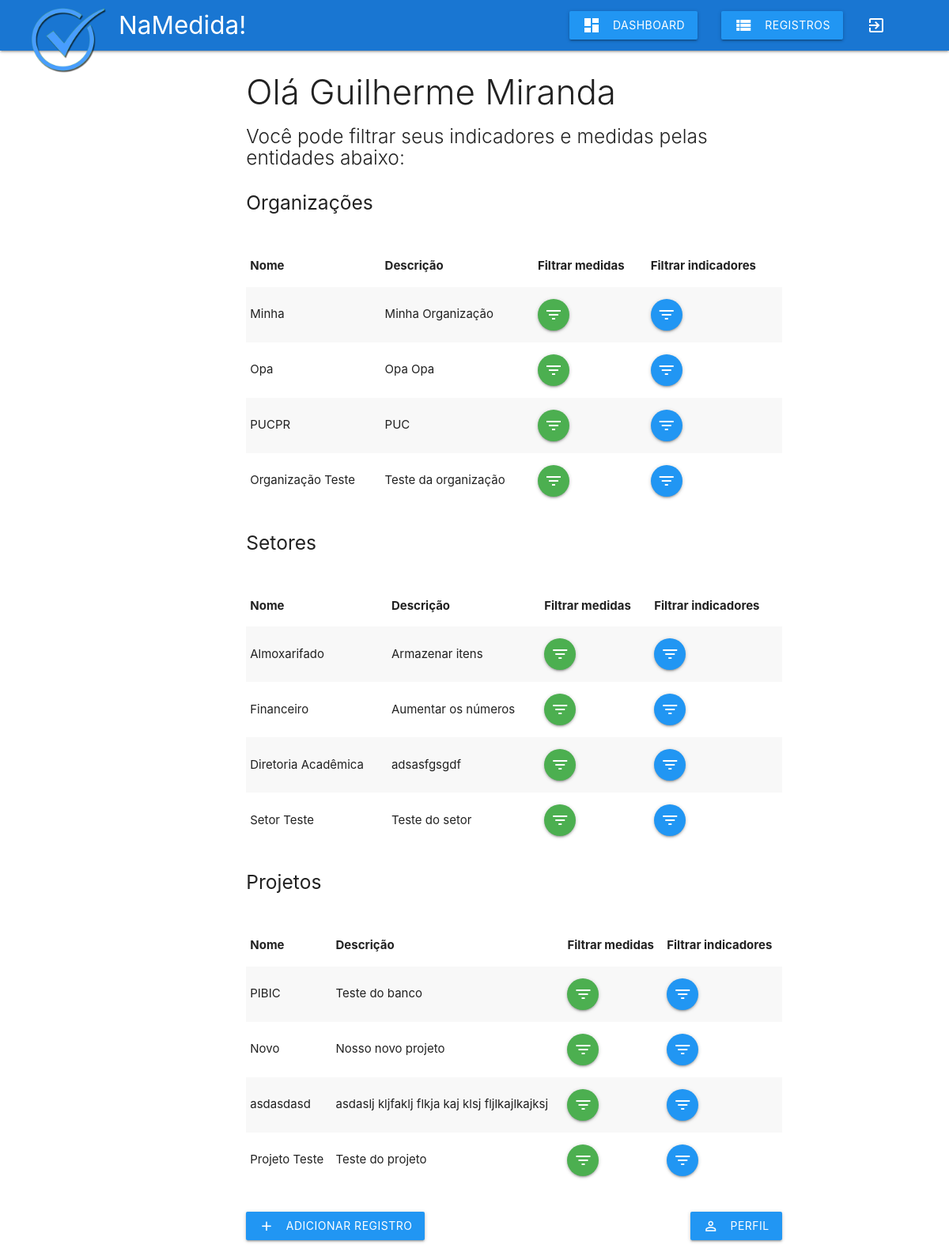
The page /php/dashboard.php (signed in) on the database as committed earlier.
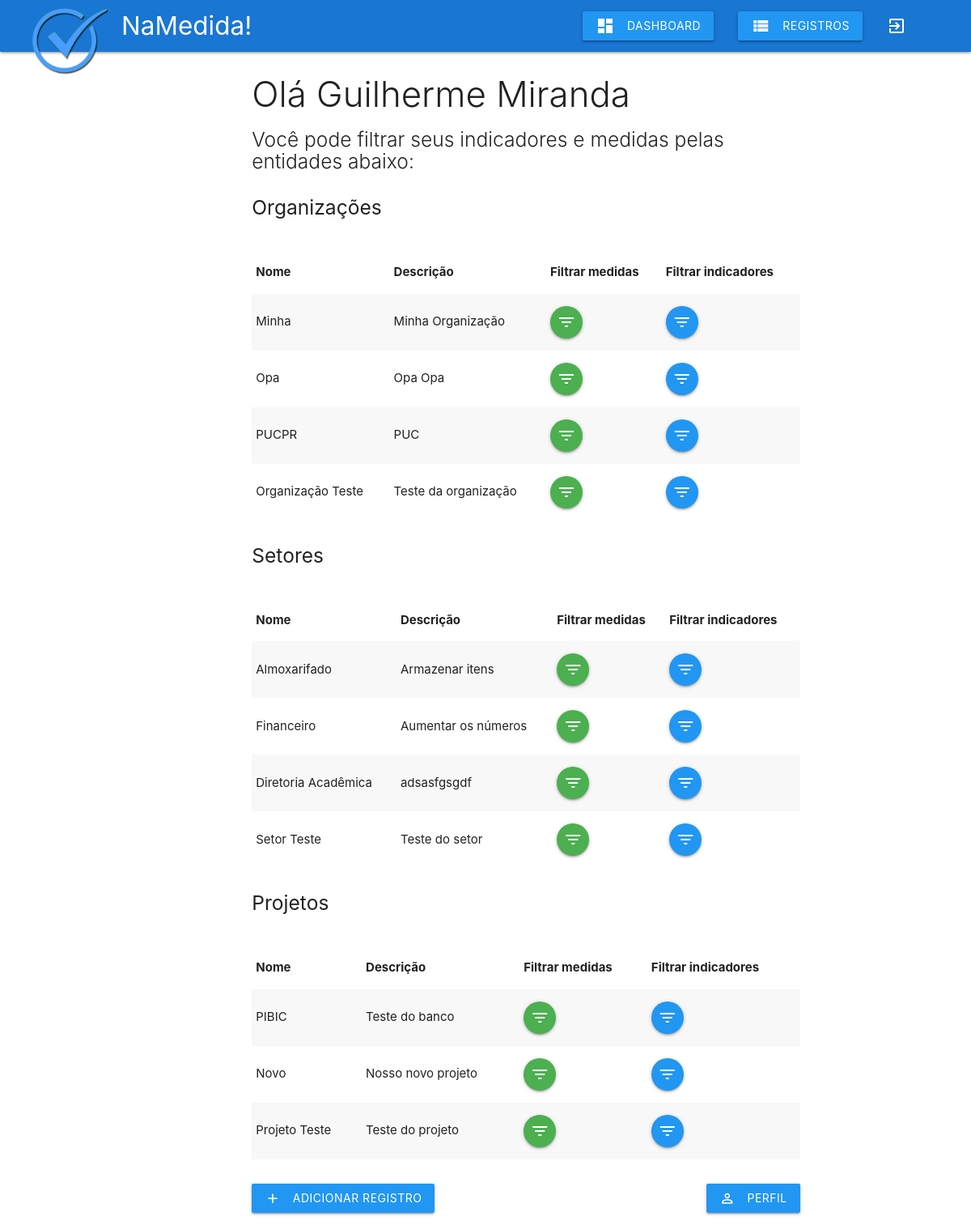
The same page on the database as committed later.
### tables this page shows
CREATE TABLE `organizacao` (
  `idOrganizacao` int(11) NOT NULL,
  `idUsuario` int(11) DEFAULT NULL,
  `nome` varchar(45) DEFAULT NULL,
  `descricao` varchar(255) DEFAULT NULL
);

CREATE TABLE `setor` (
  `idSetor` int(11) NOT NULL,
  `nome` varchar(255) DEFAULT NULL,
  `descricao` varchar(255) DEFAULT NULL,
  `responsavel` varchar(255) DEFAULT NULL,
  `idOrganizacao` int(11) DEFAULT NULL
);

CREATE TABLE `projeto` (
  `idProjeto` int(11) NOT NULL,
  `nome` varchar(45) DEFAULT NULL,
  `descricao` varchar(255) DEFAULT NULL,
  `responsavel` varchar(45) DEFAULT NULL,
  `data_inicio` datetime DEFAULT NULL,
  `data_termino` datetime DEFAULT NULL,
  `idSetor` int(11) DEFAULT NULL
);

### php/includes/dados-usuario.php (called while the page is built, shortened)
<?php
$id = $_SESSION['idUsuario'];
$sql = "SELECT * FROM usuario WHERE idUsuario = '$id'";
$resultado = mysqli_query($connect, $sql);
$dados = mysqli_fetch_array($resultado);
$ids_setor = array();
$ids_projeto = array();

### php/includes/cabecalhos.php (called while the page is built, shortened)
<?php
$organizacao[] = 'Nome';
$organizacao[] = 'Descrição';

### php/dashboard.php (the view, shortened to what this page needs)
<?php
include_once 'db_connect.php';
include_once 'includes/header.php';
include_once 'includes/dados-usuario.php';
include_once 'includes/cabecalhos.php';
include_once 'includes/navbar.php';
?>
<div class="row">
	<div class="col s12 m7 push-m3">
		<h3 class="light"> Olá <?php echo $dados['nome']; ?></h3>
		<?php
			$id = $dados['idUsuario'];
			$sql = "SELECT * FROM organizacao WHERE idUsuario = '$id'";
			$resultado = mysqli_query($connect, $sql);
			if (mysqli_num_rows($resultado) > 0):
		?>
		<h5 class="light"> Você pode filtrar seus indicadores e medidas pelas entidades abaixo: </h5>
		<h5 class="titulo-filtro-dashboard"> Organizações </h5>
		<table class="striped responsive-table table-filtrar-dashboard">
			<thead>
				<tr>
				<?php
					foreach ($organizacao as $key) {
						echo "<th>$key</th>";
					}
				?>
				<th>Filtrar medidas</th>
				<th>Filtrar indicadores</th>
				</tr>
			</thead>
			<tbody>
				<?php
					while ($organizacao_dados = mysqli_fetch_array($resultado)):
				?>
				<tr>
					<td><?php echo $organizacao_dados['nome']; ?></td>
					<td><?php echo $organizacao_dados['descricao']; ?></td>
					<td><a title="Filtrar medidas" href="filtrar-organizacao.php?idOrganizacao=<?php echo $organizacao_dados['idOrganizacao']; ?>" class="btn-floating green"><i class="material-icons">filter_list</i></a></td>
					<td><a title="Filtrar indicadores" href="filtrar-organizacao-indicador.php?idOrganizacao=<?php echo $organizacao_dados['idOrganizacao']; ?>" class="btn-floating blue"><i class="material-icons">filter_list</i></a></td>
				</tr>
				<?php
				endwhile;
				endif;
				?>
			</tbody>
		</table>
		<?php
		if (count($ids_setor) > 0):
			$sql = "SELECT * FROM setor WHERE ";
			for($r=0; $r < count($ids_setor); $r++):
				$id = $ids_setor[$r];
				if($r == 0):
					$sql = $sql."idSetor = '$id'";
				else:
					$sql = $sql." OR idSetor = '$id'";
				endif;
			endfor;
			$resultado = mysqli_query($connect, $sql);
		?>
		<h5 class="titulo-filtro-dashboard"> Setores </h5>
		<table class="striped responsive-table table-filtrar-dashboard">
			<thead>
				<tr>
				<th>Nome</th>
				<th>Descrição</th>
				<th>Filtrar medidas</th>
				<th>Filtrar indicadores</th>
				</tr>
			</thead>
			<tbody>
				<?php
					while ($setor_dados = mysqli_fetch_array($resultado)):
				?>
				<tr>
					<td><?php echo $setor_dados['nome']; ?></td>
					<td><?php echo $setor_dados['descricao']; ?></td>
					<td><a title="Filtrar medidas" href="filtrar-setor.php?idSetor=<?php echo $setor_dados['idSetor']; ?>" class="btn-floating green"><i class="material-icons">filter_list</i></a></td>
					<td><a title="Filtrar indicadores" href="filtrar-setor-indicador.php?idSetor=<?php echo $setor_dados['idSetor']; ?>" class="btn-floating blue"><i class="material-icons">filter_list</i></a></td>
				</tr>
				<?php
				endwhile;
				endif;
				?>
			</tbody>
		</table>
		<?php
		if (count($ids_setor) > 0):
			$sql = "SELECT * FROM projeto WHERE ";
			for($r=0; $r < count($ids_projeto); $r++):
				$id = $ids_projeto[$r];
				if($r == 0):
					$sql = $sql."idProjeto = '$id'";
				else:
					$sql = $sql." OR idProjeto = '$id'";
				endif;
			endfor;
			$resultado = mysqli_query($connect, $sql);
		?>
		<h5 class="titulo-filtro-dashboard"> Projetos </h5>
		<table class="striped responsive-table table-filtrar-dashboard">
			<thead>
				<tr>
				<th>Nome</th>
				<th>Descrição</th>
				<th>Filtrar medidas</th>
				<th>Filtrar indicadores</th>
				</tr>
			</thead>
			<tbody>
				<?php
					while ($projeto_dados = mysqli_fetch_array($resultado)):
				?>
				<tr>
					<td><?php echo $projeto_dados['nome']; ?></td>
					<td><?php echo $projeto_dados['descricao']; ?></td>
					<td><a title="Filtrar medidas" href="filtrar-projeto.php?idProjeto=<?php echo $projeto_dados['idProjeto']; ?>" class="btn-floating green"><i class="material-icons">filter_list</i></a></td>
					<td><a title="Filtrar indicadores" href="filtrar-projeto-indicador.php?idProjeto=<?php echo $projeto_dados['idProjeto']; ?>" class="btn-floating blue"><i class="material-icons">filter_list</i></a></td>
				</tr>
				<?php
				endwhile;
				endif;
				?>
			</tbody>
		</table>
		<a class='dropdown-button btn waves-effect waves-light blue botao-tela-dashboard' href='#' data-target='dropdown2'>adicionar registro<i class="material-icons left">add</i></a>
		<a class="waves-effect right blue btn botao-tela-dashboard" href="perfil.php"><i class="material-icons left">person_outline</i>perfil</a>
	</div>
</div>
<?php
include_once 'includes/footer.php';
?>

Rows that differ between the two databases and show on the page:
removed projeto: nome "asdasdasd", descricao "asdaslj kljfaklj flkja kaj klsj fljlkajlkajksj"
